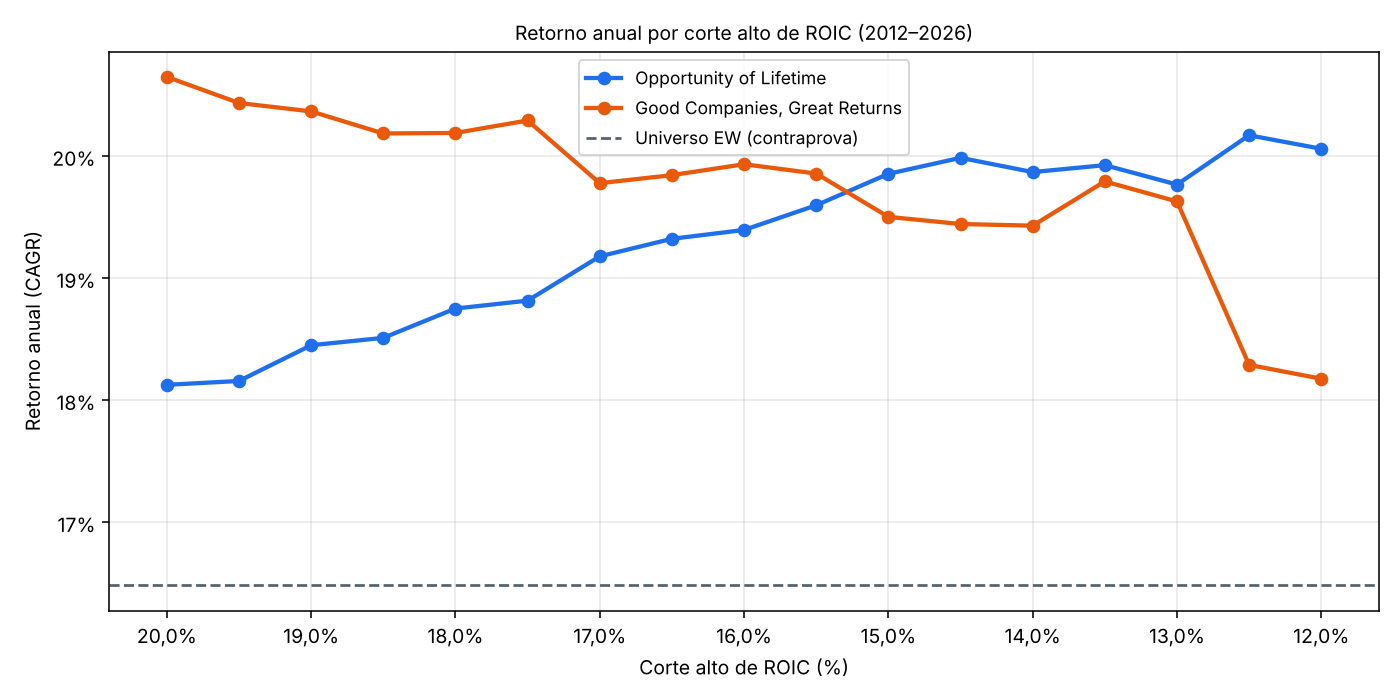

Here is the Python script that generated this plot:
"""Varre o corte alto de ROIC (20% -> 12%, passo 0,5 p.p.) e mede Opportunity of Lifetime e Good Companies, Great Returns.
Demais parametros da versao atual (g 7%, WACC 8,5%, zROIC 0,7, ROIC baixo 10%, zGrowth 2,93). Uso: python3 backtest/roic_sweep.py"""
import sys, pathlib
import numpy as np, pandas as pd
import matplotlib; matplotlib.use('Agg'); import matplotlib.pyplot as plt, matplotlib.ticker as mt
ROOT = pathlib.Path(__file__).parent
sys.path.insert(0, str(ROOT.parent)); sys.path.insert(0, str(ROOT))
import engine  # noqa: E402
import combos as cb  # noqa: E402
from backtest import run_portfolio, stats, D  # noqa: E402

CUTS = [round(0.20 - 0.005 * i, 3) for i in range(17)]
pc = lambda x: f'{x:.1%}'.replace('.', ',')
sg = lambda x: f'{x:+.1%}'.replace('.', ',')
nm = lambda x: f'{x:.1f}'.replace('.', ',')


def main():
    cls = pd.read_csv(D / 'classes_pit.csv', parse_dates=['date'])
    u = pd.read_csv(D / 'universe.csv')
    adj = pd.read_csv(D / 'prices_adj_close.csv.gz', index_col=0, parse_dates=True)
    cov = cls.groupby('date')['cat_zg2.93'].apply(lambda s: s.notna().sum())
    start = cov[cov >= 0.4 * len(u)].index.min()
    dates = sorted(d for d in cls.date.unique() if d >= start)
    cls = cls[cls.date.isin(dates)].copy()
    base = cb.classify(cls, False, False, False)  # fair PE e retorno nao dependem do corte de ROIC
    univ = run_portfolio({d: g.ticker.tolist() for d, g in base[base.cat.notna()].groupby('date')}, adj, dates)[0]
    uq = univ.resample('QE').last().pct_change().dropna()
    rows = []
    for cut in CUTS:
        saved = dict(engine.TH); engine.TH.update({'zGrowth': 2.93, 'Roic_Hi': cut})
        try:
            c = engine.classify(base.drop(columns=['category', 'code', 'order', 'cat'], errors='ignore'))
        finally:
            engine.TH.clear(); engine.TH.update(saved)
        c['cat'] = np.where(c.code.isna(), None, c.category)
        r = {'cut': cut}
        for k, cat in (('ool', cb.OOL), ('gcgr', cb.GCGR)):
            nav, _, _, n = run_portfolio({d: g.ticker.tolist() for d, g in c[c.cat == cat].groupby('date')}, adj, dates)
            q = nav.resample('QE').last().pct_change().dropna(); e = (q - uq.reindex(q.index)).dropna()
            r.update({f'{k}_cagr': stats(nav)['CAGR'], f'{k}_ex': e.mean() * 4, f'{k}_t': e.mean() / e.std() * np.sqrt(len(e)),
                      f'{k}_n': n, f'{k}_dd': stats(nav)['MaxDD']})
        rows.append(r); print(cut, flush=True)
    df = pd.DataFrame(rows); df.to_csv(D / 'roic_sweep.csv', index=False)
    out = ['# Varredura do corte alto de ROIC (EUA, 2012–2026)\n',
           '> ⚠️ **ROIC:** ROIC da rodada 2; corte baixo fixo em 10%; zROIC 0,7; g 7%; WACC 8,5%; zGrowth 2,93.\n',
           f'Universo EW: {pc(stats(univ)["CAGR"])} a.a. · S&P 500 (SPY): {pc(stats(adj["SPY"].loc[dates[0]:dates[-1]] / adj["SPY"].loc[dates[0]])["CAGR"])} a.a.\n',
           '| Corte de ROIC | OoL CAGR | OoL vs Universo | OoL t | OoL ações | GCGR CAGR | GCGR vs Universo | GCGR t | GCGR ações | OoL − GCGR |',
           '|---|---|---|---|---|---|---|---|---|---|']
    for _, r in df.iterrows():
        out.append(f"| {pc(r.cut)} | {pc(r.ool_cagr)} | {sg(r.ool_ex)} | {nm(r.ool_t)} | {nm(r.ool_n)} | {pc(r.gcgr_cagr)} | {sg(r.gcgr_ex)} | {nm(r.gcgr_t)} | {nm(r.gcgr_n)} | {sg(r.ool_cagr - r.gcgr_cagr)} |")
    (ROOT / 'roic_sweep.md').write_text('\n'.join(out))
    fig, ax = plt.subplots(figsize=(10, 5), dpi=140)
    x = df.cut * 100
    ax.plot(x, df.ool_cagr * 100, 'o-', color='#1f6feb', lw=2.2, label='Opportunity of Lifetime')
    ax.plot(x, df.gcgr_cagr * 100, 'o-', color='#e8590c', lw=2.2, label='Good Companies, Great Returns')
    ax.axhline(stats(univ)['CAGR'] * 100, color='#57606a', ls='--', lw=1.4, label='Universo EW (contraprova)')
    ax.invert_xaxis(); ax.set_xlabel('Corte alto de ROIC (%)'); ax.set_ylabel('Retorno anual (CAGR)')
    ax.yaxis.set_major_formatter(mt.FuncFormatter(lambda v, _: f'{v:.0f}%')); ax.xaxis.set_major_formatter(mt.FuncFormatter(lambda v, _: f'{v:.1f}%'.replace('.', ',')))
    ax.grid(alpha=.3); ax.legend(fontsize=9); ax.set_title('Retorno anual por corte alto de ROIC (2012–2026)', fontsize=10)
    fig.tight_layout(); fig.savefig(ROOT / 'roic_sweep.png'); plt.close(fig)
    print('\n'.join(out))


if __name__ == '__main__':
    main()
